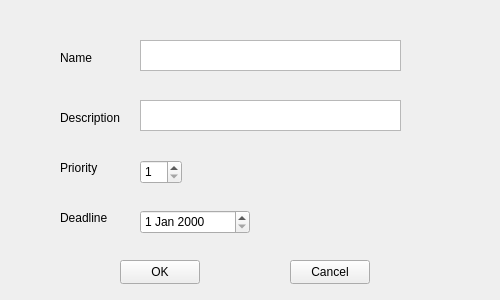
<?xml version="1.0" encoding="UTF-8"?>
<ui version="4.0">
 <class>NewTask</class>
 <widget class="QWidget" name="NewTask">
  <property name="geometry">
   <rect>
    <x>0</x>
    <y>0</y>
    <width>500</width>
    <height>300</height>
   </rect>
  </property>
  <property name="minimumSize">
   <size>
    <width>500</width>
    <height>300</height>
   </size>
  </property>
  <property name="maximumSize">
   <size>
    <width>500</width>
    <height>300</height>
   </size>
  </property>
  <property name="windowTitle">
   <string>Form</string>
  </property>
  <widget class="QPushButton" name="OK">
   <property name="geometry">
    <rect>
     <x>120</x>
     <y>260</y>
     <width>80</width>
     <height>24</height>
    </rect>
   </property>
   <property name="text">
    <string>OK</string>
   </property>
  </widget>
  <widget class="QTextEdit" name="Name">
   <property name="geometry">
    <rect>
     <x>140</x>
     <y>40</y>
     <width>261</width>
     <height>31</height>
    </rect>
   </property>
  </widget>
  <widget class="QTextEdit" name="Descri">
   <property name="geometry">
    <rect>
     <x>140</x>
     <y>100</y>
     <width>261</width>
     <height>31</height>
    </rect>
   </property>
  </widget>
  <widget class="QSpinBox" name="Prior">
   <property name="geometry">
    <rect>
     <x>140</x>
     <y>160</y>
     <width>42</width>
     <height>24</height>
    </rect>
   </property>
   <property name="minimum">
    <number>1</number>
   </property>
   <property name="maximum">
    <number>5</number>
   </property>
  </widget>
  <widget class="QDateEdit" name="DL">
   <property name="geometry">
    <rect>
     <x>140</x>
     <y>210</y>
     <width>110</width>
     <height>24</height>
    </rect>
   </property>
  </widget>
  <widget class="QLabel" name="label">
   <property name="geometry">
    <rect>
     <x>60</x>
     <y>50</y>
     <width>71</width>
     <height>16</height>
    </rect>
   </property>
   <property name="text">
    <string>Name</string>
   </property>
  </widget>
  <widget class="QLabel" name="label_2">
   <property name="geometry">
    <rect>
     <x>60</x>
     <y>110</y>
     <width>71</width>
     <height>16</height>
    </rect>
   </property>
   <property name="text">
    <string>Description</string>
   </property>
  </widget>
  <widget class="QLabel" name="label_3">
   <property name="geometry">
    <rect>
     <x>60</x>
     <y>160</y>
     <width>61</width>
     <height>16</height>
    </rect>
   </property>
   <property name="text">
    <string>Priority</string>
   </property>
  </widget>
  <widget class="QLabel" name="label_4">
   <property name="geometry">
    <rect>
     <x>60</x>
     <y>210</y>
     <width>54</width>
     <height>16</height>
    </rect>
   </property>
   <property name="text">
    <string>Deadline</string>
   </property>
  </widget>
  <widget class="QPushButton" name="Cancel">
   <property name="geometry">
    <rect>
     <x>290</x>
     <y>260</y>
     <width>80</width>
     <height>24</height>
    </rect>
   </property>
   <property name="text">
    <string>Cancel</string>
   </property>
  </widget>
 </widget>
 <resources/>
 <connections/>
</ui>
